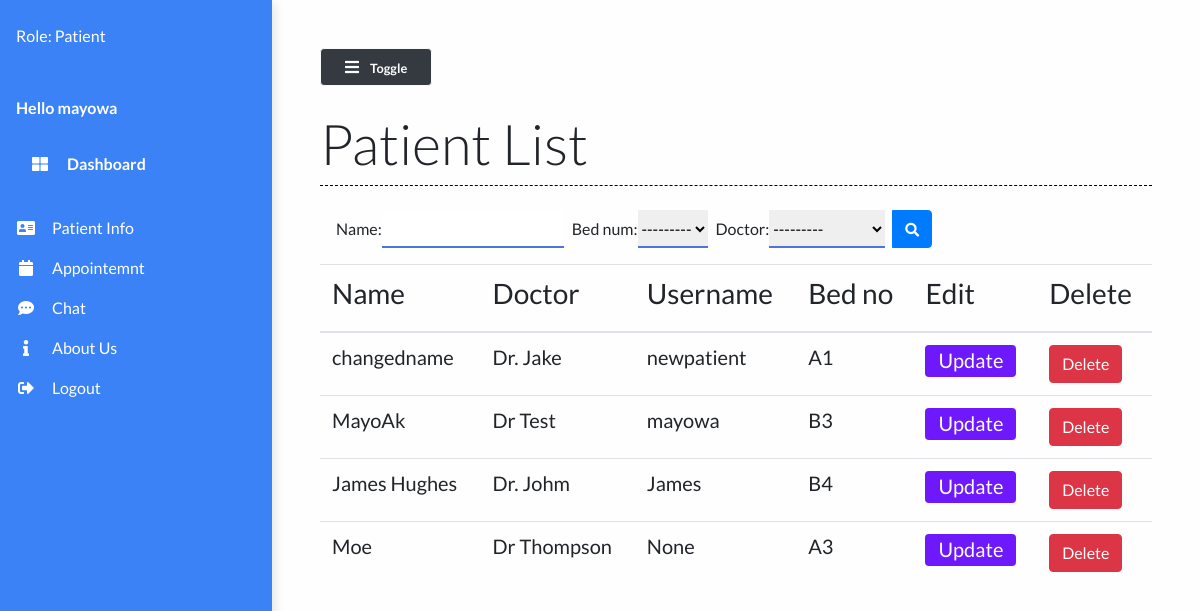
/patient_list/ (signed in), run on an earlier commit of the app's database.
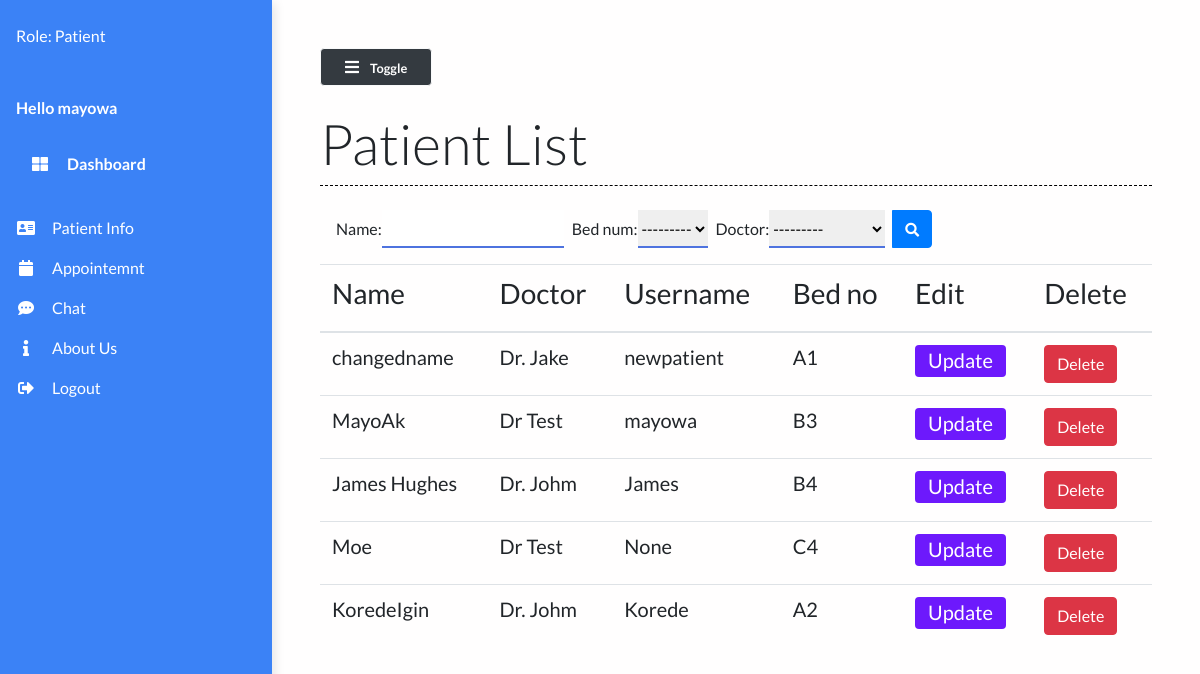
And on a later commit of the database.
### main/models.py (models this page shows, shortened)
class Patient(models.Model):
    user=models.OneToOneField(User,on_delete=models.CASCADE,null=True,default=None)
    name = models.CharField(max_length=50)
    phone_num = models.CharField(max_length=15)
    patient_relative_name = models.CharField(max_length=50, null=True)
    patient_relative_contact = models.CharField(max_length=15, null=True)
    address = models.TextField()
    """ SYMPTOMS = (  # hardcoded to be changed in a drop down list
        ('Fever', 'Fever'),
        ('Dry cough', 'Dry cough'),
        ('Tiredness', 'Tiredness'),
        ('Aches and pains', 'Aches and pains'),
        ('Sore throat', 'Sore throat'),
        ('Diarrhoea', 'Diarrhoea'),
        ('Loss of taste or smell', 'Loss of taste or smell'),
        ('Difficulty in breathing or shortness of breath', 'Difficulty in breathing or shortness of breath'),
        ('Chest pain or pressure', 'Chest pain or pressure'),
        ('Loss of speech or movement', 'Loss of speech or movement'),
    )

    symptoms = MultiSelectField(choices=SYMPTOMS, null=True)"""
    prior_ailments = models.TextField()
    bed_num = models.ForeignKey("Bed", on_delete=models.CASCADE, null=True)
    dob = models.DateField(null=True)
    doctor = models.ForeignKey("Doctor", on_delete=models.CASCADE, null=True)
    doctors_notes = models.TextField(null=True, blank=True)
    status = models.CharField(max_length=50)

class Doctor(models.Model):
    name = models.CharField(max_length=100)
    def __str__(self):
        return self.name

class Bed(models.Model):
    bed_number = models.CharField(max_length=50)
    occupied = models.BooleanField()
    def __str__(self):
        return self.bed_number

### main/views.py (the view)
# urls.py: path("patient_list/", views.patient_list, name="patient_list"),
@login_required(login_url='login')
def patient_list(request):
    patients = Patient.objects.all()
    myFilter = PatientFilter(request.GET, queryset=patients)
    patients = myFilter.qs
    context = {
        'patients': patients,
        'myFilter': myFilter
    }
    return render(request, 'main/patient_list.html', context)

### main/templates/main/patient_list.html (shortened to what this page needs)
{% extends 'main/base.html' %}
{% load static %}
{% block contentTitle %}
Patient List
{% endblock contentTitle %}
{% block content %}
<form class="d-none d-sm-inline-block form-inline mr-auto ml-md-3 my-2 my-md-0 mw-100 navbar-search mb-3" method="GET"
    id="list">
    <div class="input-group">
        {{myFilter.form}}
        <div class="input-group-append">
            <button class="btn btn-primary btn-block" type="submit">
                <i class="fas fa-search fa-sm"></i>
            </button>
        </div>
    </div>
</form>
<div class="table-responsive mt-3">
    <table class="table table-hover">
        <thead>
            <th>
                <h3>Name</h3>
            </th>
            <th>
                <h3>Doctor</h3>
            </th>
            <th>
                <h3>Username</h3>
            </th>
            <th>
                <h3>Bed no</h3>
            </th>
            <th>
                <h3>Edit</h3>
            </th>
            <th>
                <h3>Delete</h3>
            </th>
        </thead>
        <tbody>
            {% for patient in patients %}
            <tr class="mx-auto">
                <td scope="row">
                    <h5>{{ patient.name }}</h5>
                </td>
                <td>
                    <h5>{{ patient.doctor }}</h5>
                </td>
                <td>
                    <h5>{{ patient.user }}</h5>
                </td>
                <td>
                    <h5>{{ patient.bed_num }}</h5>
                </td>
                <td><a href="/patient/{{patient.id}}" class="btn btn-purple">
                        <h5>Update</h5>
                    </a></td>
                <td>
                    <button type="button" data-toggle="modal" data-target="#modalID{{ forloop.counter }}"
                        class="btn btn-danger">Delete</button>
                </td>
            </tr>
            {% endfor %}
        </tbody>
    </table>
</div>
{% endblock content %}

What changed in the data, as far as the page shows it:
changed Patient "Moe": doctor "Dr Thompson" → "Dr Test"; bed_num "A3" → "C4"
added Patient: name "KoredeIgin", doctor "Dr. Johm", user "Korede", bed_num "A2"
